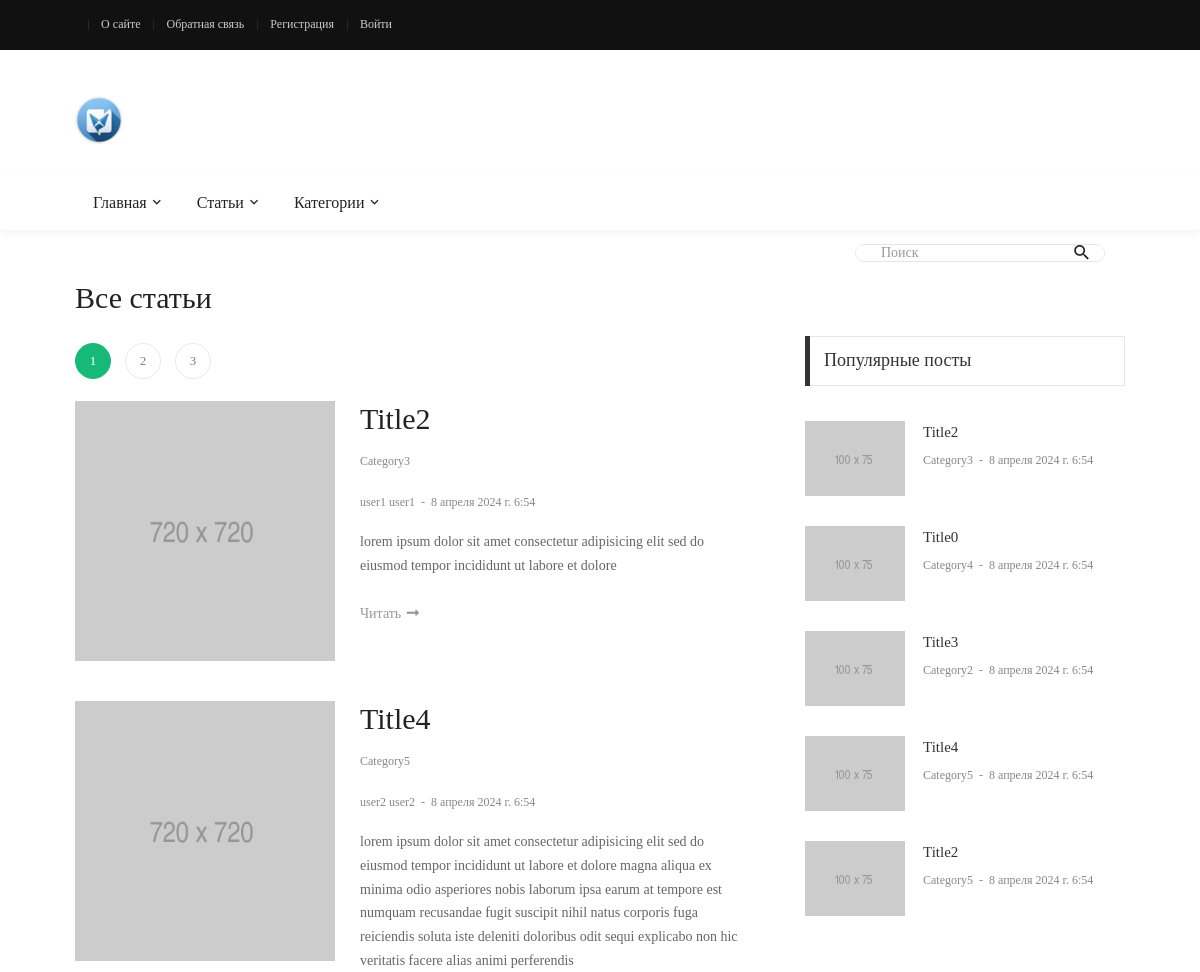
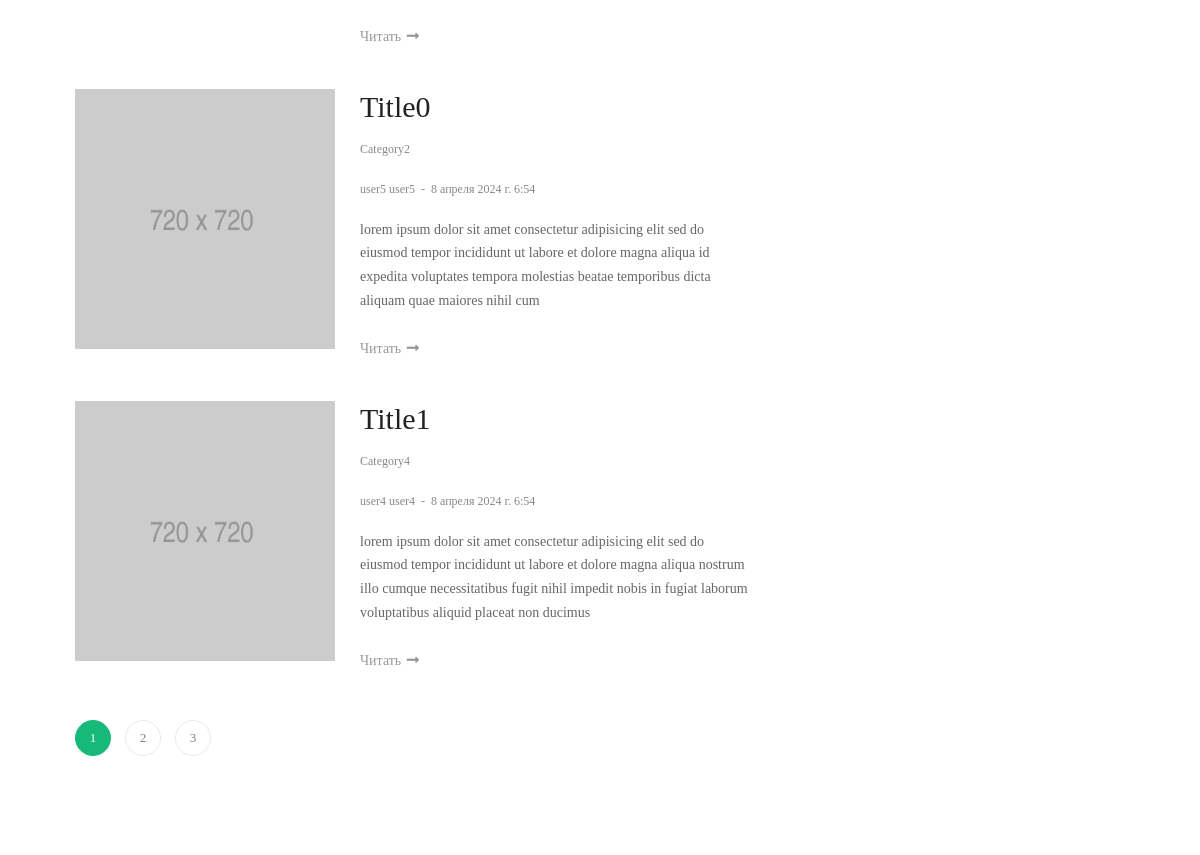
The app's page /posts/ (upper part), older data (2 pictures, top to bottom).
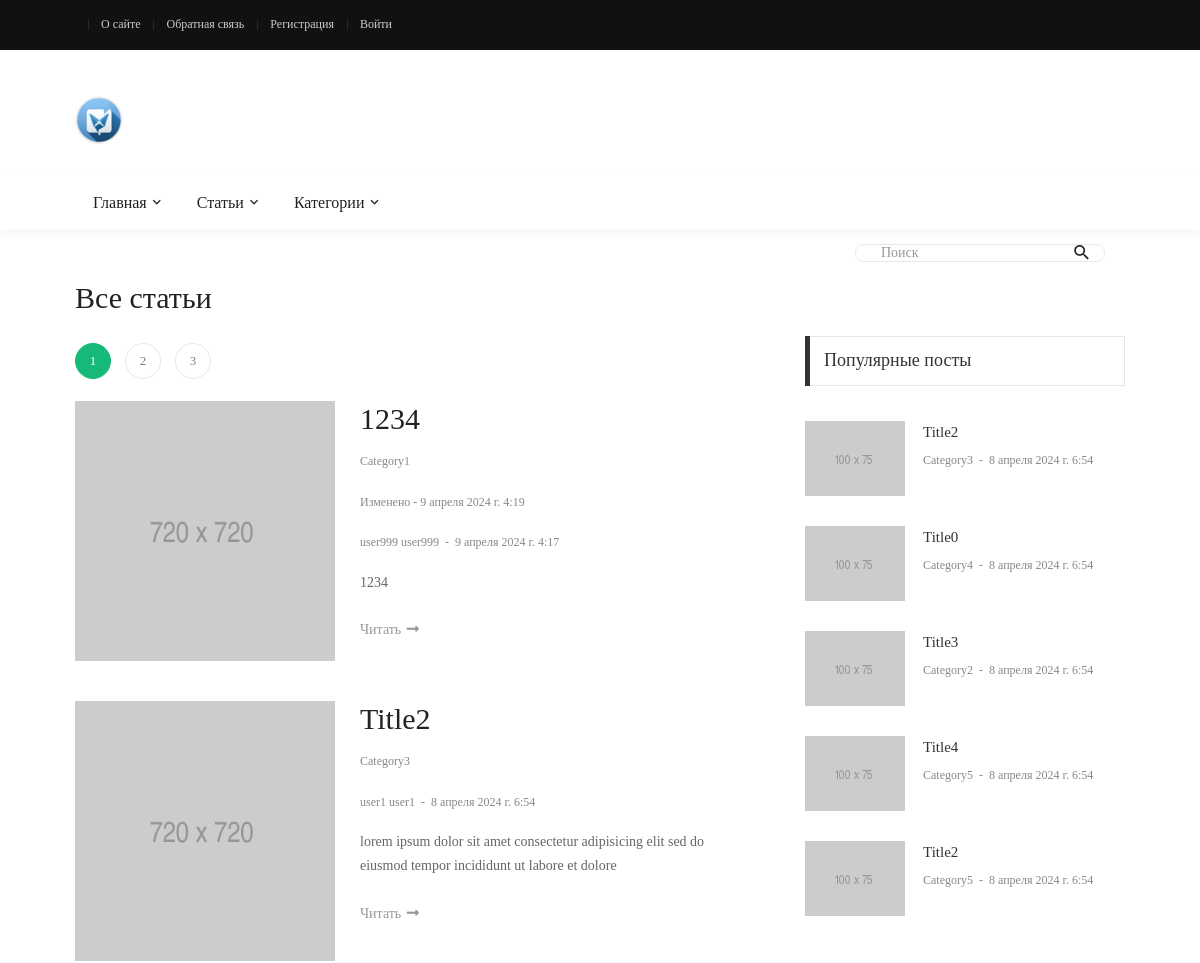
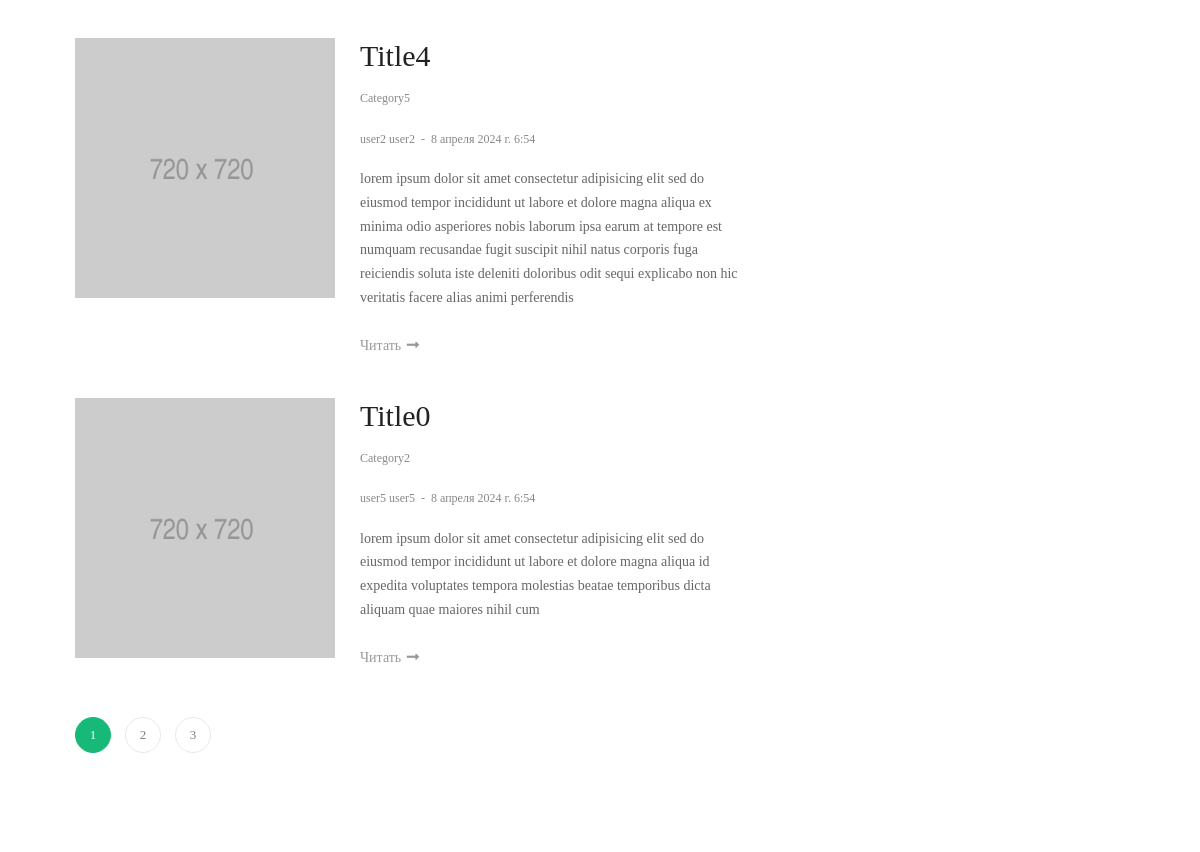
The same page, newer data (2 pictures, top to bottom).
### blog/models.py (models this page shows, shortened)
class Article(models.Model):
    title = models.CharField(max_length=25, verbose_name='Заголовок')
    description = models.TextField(max_length=255, verbose_name='Описание', null=True, blank=True)
    content = RichTextField(verbose_name='Содержание', null=True, blank=True)
    author = models.ForeignKey(get_user_model(), on_delete=models.CASCADE, verbose_name='Автор')
    category = models.ForeignKey(Category, on_delete=models.SET_NULL, verbose_name='Категория', null=True)
    tags = models.ManyToManyField(Tag, verbose_name='Теги', blank=True)
    views = models.IntegerField(default=0, verbose_name='Просмотры')
    is_published = models.BooleanField(default=False, verbose_name='Опубликовано')
    date_published = models.DateTimeField(auto_now_add=True, verbose_name='Дата публикации')
    change_date = models.DateTimeField(auto_now=True, verbose_name='Дата изменения')
    image = models.FileField(upload_to='images/', verbose_name='Превью', null=True, blank=True)
    fields = ['title', 'content', 'category', 'views']
    class Meta:
        ordering = ['-change_date']
        verbose_name = 'Статья'
        verbose_name_plural = 'Статьи'
    @admin.display(description="Автор")
    def author_full_name(self):
        return self.author.full_name
    @staticmethod
    def get_published_posts():
        return Article.objects.filter(is_published=True).all()
    def changed(self):
        if self.date_published != self.change_date:
            return True
        return False

class Category(models.Model):
    title = models.CharField(max_length=100, verbose_name='Название')
    description = RichTextField(verbose_name='Описание', null=True, blank=True)
    views = models.IntegerField(default=0, verbose_name='Просмотры')
    class Meta:
        ordering = ['id']
        verbose_name = 'Категория'
        verbose_name_plural = 'Категории'
    @property
    def url_name(self):
        return "home"

class User(AbstractUser):
    bio = models.TextField(verbose_name='Биография', null=True, blank=True)
    birth_date = models.DateField(verbose_name='День рождения', null=True, blank=True)
    change_date = models.DateTimeField(auto_now=True, verbose_name='Дата изменения')
    fields = ['first_name', 'last_name', 'email', 'bio', 'birth_date']
    @property
    def full_name(self):
        return f'{self.first_name} {self.last_name}'
    """CRUD функции"""
    class Meta:
        ordering = ['-change_date']
        verbose_name = 'Автор'
        verbose_name_plural = 'Авторы'

### blog/views.py (the view)
# urls.py: path("posts/", views.all_posts, name='posts'),
def all_posts(request):
    context = get_context()
    search_query = request.GET.get('search', '')
    if search_query:
        context['title'] = f'Поиск по запросу: "{search_query}"'
        context['search_query'] = search_query
        context['posts'] = models.Article.get_published_posts().filter(Q(title__icontains=search_query) |
                                                                       Q(description__icontains=search_query) |
                                                                       Q(content__icontains=search_query))
    else:
        context['title'] = 'Все статьи'
        context['posts'] = models.Article.get_published_posts()
    context['search'] = search_query
    paginator = Paginator(context['posts'], 4)
    page_number = request.GET.get('page') or 1
    page_obj = paginator.get_page(page_number)
    context['page_obj'] = page_obj
    context['page'] = int(page_number)
    return render(request, 'blog/blog-list-01.html', context)

### blog/context_processors.py (called while the page is built)
def get_blog_context(request):
    return {'menu': menu, 'top_menu': top_menu, 'user_top_menu': user_top_menu}

### blog/views.py (called while the page is built)
def get_context():
    categories = models.Category.objects.all()
    pop_articles = models.Article.get_published_posts().order_by('-views')[:5]
    return {
        'cats': categories,
        'pop_posts': pop_articles,
        'search_form': forms.SearchForm
    }

### blog/templates/blog/blog-list-01.html
{% extends 'base.html' %}
{% load static %}
{% block content %}
<div class="col-md-10 col-lg-8 p-b-80">
    <div class="p-r-10 p-r-0-sr991">
        {% include 'blog/includes/pagination.html' with
        page_obj=page_obj
        page=page
        search=search %}
        {% for p in page_obj %}
        <div class="m-t--40 p-b-15">
            <div class="flex-wr-sb-s p-t-40 how-bor2">
                <a href="{% url 'post' p.id %}" class="size-w-8 wrap-pic-w hov1 trans-03 w-full-sr575 m-b-25">
                    <img src="{% static 'blog/images/post-43.jpg' %}" alt="IMG">
                </a>
                <div class="size-w-9 w-full-sr575 m-b-25">
                    <h5 class="p-b-12">
                        <a href="{% url 'post' p.id %}" class="f1-l-1 cl2 hov-cl10 trans-03 respon2">
                            {{ p.title }}
                        </a>
                    </h5>
                    <div class="cl8 p-b-18">
                        <a href="{% url 'category' p.category.title %}" class="f1-s-4 cl8 hov-cl10 trans-03">
                            {{ p.category.title }}
                        </a>
                    </div>
                    {% if p.changed %}
                    <div class="cl8 p-b-18">
                                    <span class="f1-s-3">
											Изменено - {{ p.change_date }}
										</span>
                    </div>
                    {% endif %}
                    <div class="cl8 p-b-18">
                        <a href="#" class="f1-s-4 cl8 hov-cl10 trans-03">
                            {{ p.author.full_name }}
                        </a>
                        <span class="f1-s-3 m-rl-3">
											-
										</span>
                        <span class="f1-s-3">
											{{ p.date_published }}
										</span>
                    </div>
                    <p class="f1-s-1 cl6 p-b-24">
                        {{ p.description }}
                    </p>
                    <a href="{% url 'post' p.id %}" class="f1-s-1 cl9 hov-cl10 trans-03">
                        Читать
                        <i class="m-l-2 fa fa-long-arrow-alt-right"></i>
                    </a>
                </div>
            </div>
        </div>
        {% endfor %}
        {% include 'blog/includes/pagination.html' with
        page_obj=page_obj
        page=page
        search=search %}
    </div>
</div>
<div class="col-md-10 col-lg-4 p-b-80">
    <div class="p-l-10 p-rl-0-sr991">
        <div>
            <div class="how2 how2-cl4 flex-s-c">
                <h3 class="f1-m-2 cl3 tab01-title">
                    Популярные посты
                </h3>
            </div>
            <ul class="p-t-35">
                {% for p in pop_posts %}
                <li class="flex-wr-sb-s p-b-30">
                    <a href="#" class="size-w-10 wrap-pic-w hov1 trans-03">
                        <img src="{% static 'blog/images/popular-post-04.jpg' %}" alt="IMG">
                    </a>
                    <div class="size-w-11">
                        <h6 class="p-b-4">
                            <a href="#" class="f1-s-5 cl3 hov-cl10 trans-03">
                                {{ p.title }}
                            </a>
                        </h6>
                        <span class="cl8 txt-center p-b-24">
											<a href="#" class="f1-s-6 cl8 hov-cl10 trans-03">
												{{  p.category.title }}
											</a>
											<span class="f1-s-3 m-rl-3">
												-
											</span>
											<span class="f1-s-3">
												{{ p.date_published }}
											</span>
										</span>
                    </div>
                </li>
                {% endfor %}
            </ul>
        </div>
    </div>
</div>
{% endblock %}

### templates/base.html (shortened to what this page needs)
{% load static %}
{% load app_tags %}
<!DOCTYPE html>
<html lang="en">
<head>
    <link rel="stylesheet" type="text/css" href="{% static 'blog/vendor/bootstrap/css/bootstrap.min.css' %}">
    <link rel="stylesheet" type="text/css"
          href="{% static 'blog/fonts/fontawesome-5.0.8/css/fontawesome-all.min.css' %}">
    <link rel="stylesheet" type="text/css"
          href="{% static 'blog/fonts/iconic/css/material-design-iconic-font.min.css' %}">
    <link rel="stylesheet" type="text/css" href="{% static 'blog/vendor/animate/animate.css' %}">
    <link rel="stylesheet" type="text/css" href="{% static 'blog/vendor/css-hamburgers/hamburgers.min.css' %}">
    <link rel="stylesheet" type="text/css" href="{% static 'blog/vendor/animsition/css/animsition.min.css' %}">
    <link rel="stylesheet" type="text/css" href="{% static 'blog/css/util.min.css' %}">
    <link rel="stylesheet" type="text/css" href="{% static 'blog/css/main.css' %}">
</head>
<body class="animsition">
<header>
    <div class="container-menu-desktop">
        <div class="topbar">
            <div class="content-topbar container h-100">
                <div class="left-topbar">
                    {% if user.is_authenticated %}
                    {% include 'includes/menu_a.html' with
                    menu=user_top_menu
                    a_class='left-topbar-item' %}
                    {% else %}
                    {% include 'includes/menu_a.html' with
                    menu=top_menu
                    a_class='left-topbar-item' %}
                    {% endif %}
                </div>
            </div>
        </div>
        <div class="wrap-logo container">
            <div class="logo">
                <a href="{% url 'home' %}"><img src="{% static 'blog/images/logo.ico' %}" alt="LOGO"></a>
            </div>
        </div>
        <div class="wrap-main-nav">
            <div class="main-nav">
                <nav class="menu-desktop">
                    <ul class="main-menu">
                        {% with li_class='mega-menu-item' menu=menu %}
                        {% include 'includes/menu.html' %}
                        {% endwith %}
                        <li>
                            <a href="#">Категории</a>
                        </li>
                    </ul>
                </nav>
            </div>
        </div>
    </div>
</header>
<div class="container">
    <div class="headline bg0 flex-wr-sb-c p-rl-20 p-tb-8">
        <div class="pos-relative bo-1-rad-22 of-hidden bocl11 m-tb-6">
            <form action="{% url 'posts' %}">
                <input class="f1-s-1 cl6 plh9 s-full p-l-25 p-r-45" type="text" name="search" placeholder="Поиск">
                <button type="submit" class="flex-c-c size-a-1 ab-t-r fs-20 cl2 hov-cl10 trans-03">
                    <i class="zmdi zmdi-search"></i>
                </button>
            </form>
        </div>
    </div>
</div>
<section class="bg0">
    <div class="container">
        <div class="row justify-content-center">
            <div class="container p-t-4 p-b-5">
                <h2 class="f1-l-1 cl2 p-b-15">
                    {{ title }}
                </h2>
            </div>
            {% block content %}
            {% endblock %}
        </div>
    </div>
</section>
</body>
</html>

### templates/includes/menu_a.html
{% for m in menu %}
<a class="{{ a_class }}" href="{% url m.url_name %}">{{ m.title }} </a>
{% endfor %}

### templates/includes/menu.html (shortened to what this page needs)
{% for m in menu %}
<li class="{{ li_class }}">
    <a class="{{ a_class }}" href="{% url m.url_name %}">{{ m.title }} </a>
</li>
{% endfor %}

### blog/templates/blog/includes/pagination.html
<div class="flex-wr-s-c m-rl--7 p-b-15">
    {% for n in page_obj.paginator.page_range %}
    {% if n == page %}
    <a href="?page={{ n }}&search={{ search }}" class="flex-c-c pagi-item hov-btn1 trans-03 m-all-7 pagi-active">{{ n }}</a>
    {% else %}
    <a href="?page={{ n }}&search={{ search }}" class="flex-c-c pagi-item hov-btn1 trans-03 m-all-7"> {{ n }}</a>
    {% endif %}
    {% endfor %}
</div>

Row changes from the older to the newer data that the page shows:
no longer on this page (row unchanged): Article: title "Title1", category "Category4", author.full_name "user4 user4", date_published "8 апреля 2024 г. 6:54", description "lorem ipsum dolor sit amet consectetur adipisicing elit sed do eiusmod tempor incididunt ut labore et dolore magna aliqua nostrum illo cumque necessitatibus fugit nihil impedit nobis in fugiat laborum voluptatibus aliquid placeat non ducimus"
added Article: title "1234", category "Category1", change_date "9 апреля 2024 г. 4:19", author.full_name "user999 user999", date_published "9 апреля 2024 г. 4:17", description "1234"
